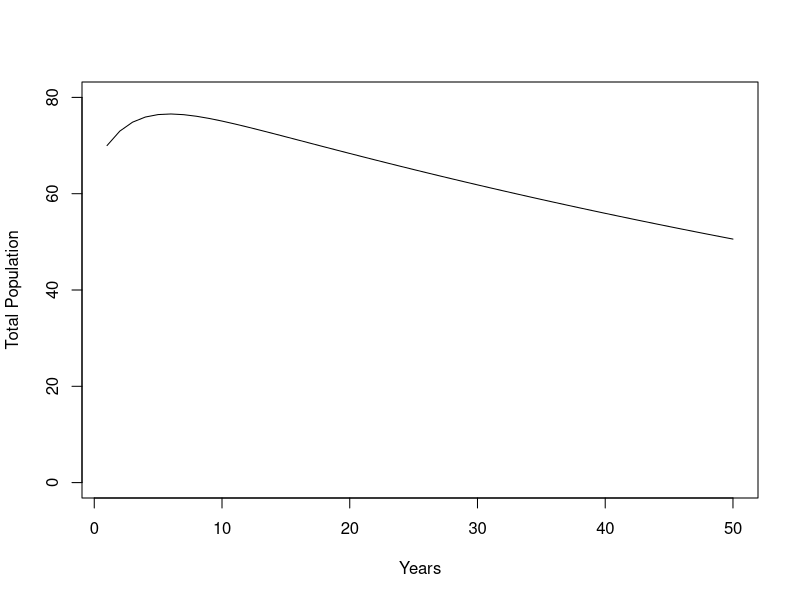
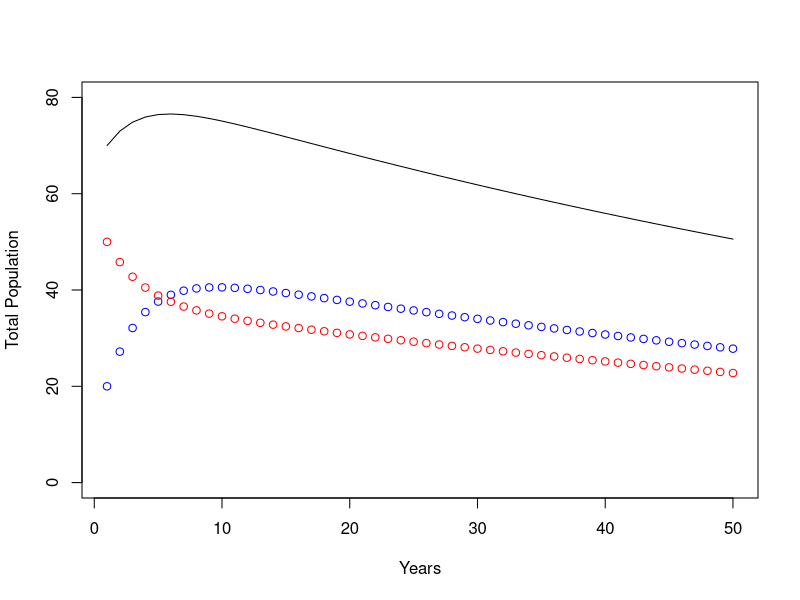

Generate these figures, in order, with R:
## ---- chunk 1
vec<-c(0,NA,NA,9,13,5,6,7,17,NA,3,19,2,NA,12)

#a)	 calculate the sum of all elements in the vector 
sum(vec) #returns NA
sum(vec, na.rm = TRUE)


#b)	 determine the number of elements in this vector that are not NA 
#find out how many are NA
vecNA <- sum(is.na(vec))
vecNA

#length tells you how many elements total
length(vec)- vecNA #tells you elements that aren't NA


#c)	Create a new vector, vec2, that is a subset of vec, specifically, that contains the first five non-NA elements of vec. Do so using subsetting and R commands. (2 Pts) 
head((na.exclude(vec)), 5)

## ---- chunk 2
#a
tsp <- 50 #50 times steps
n1 <- rep(NA,tsp) #pop. at each time step, we need a placeholder that is empty for all time steps
n2 <- rep(NA,tsp)
n1[1] <- 20 #number in pop. 1 at tsp 1
n2[1] <- 50 #number in pop. 2 at tsp 1
r1 <- -0.1 #rate change pop. 1
r2 <- 0.1 #rate change pop. 2
immpop1 <- 0.1 #immigration from pop1 -> pop2
immpop2 <- 0.2 #immigration from pop2 -> pop1
staypop1 <- 0.9 #number in pop.1 who stay in pop.1
staypop2 <- 0.8
poptotal <- n1 + n2 #will use this to determine population at a given time set


#need for-loop to start at time 2 bc we already have time 1
#i is the index for different time steps

for(i in 2:tsp){
  n1[i] <- (n1[i-1]*(1 + r1)*(staypop1)) + (n2[i-1]*(1+r2)*(immpop2))
  n2[i] <-(n2[i-1]*(1 + r2)*(staypop2)) + (n1[i-1]*(1+r1)*(immpop1))
  poptotal[i] <- n1[i] + n2[i]
} #n1 is a vector, so you always want to use [] to store numbers or fill them, where as () indicates a function or equation


#b)	Determine the size of population 1 and 2 in year 50 (0.5 Pt)
n1[50]
n2[50]

#c)	Calculate the size of the metapopulation in year 50 (0.5 Pt)
n1[50] + n2[50]

## ---- chunk 3
poptotal
time.index <- 1:tsp
plot(time.index, poptotal, xlab = "Years", ylab = "Total Population", type = "l", ylim=c(0,80))

## ---- chunk 4
plot(time.index, poptotal, xlab = "Years", ylab = "Total Population", type = "l", ylim=c(0,80))
points(time.index, n1, col="blue")
points(time.index, n2, col="red")
